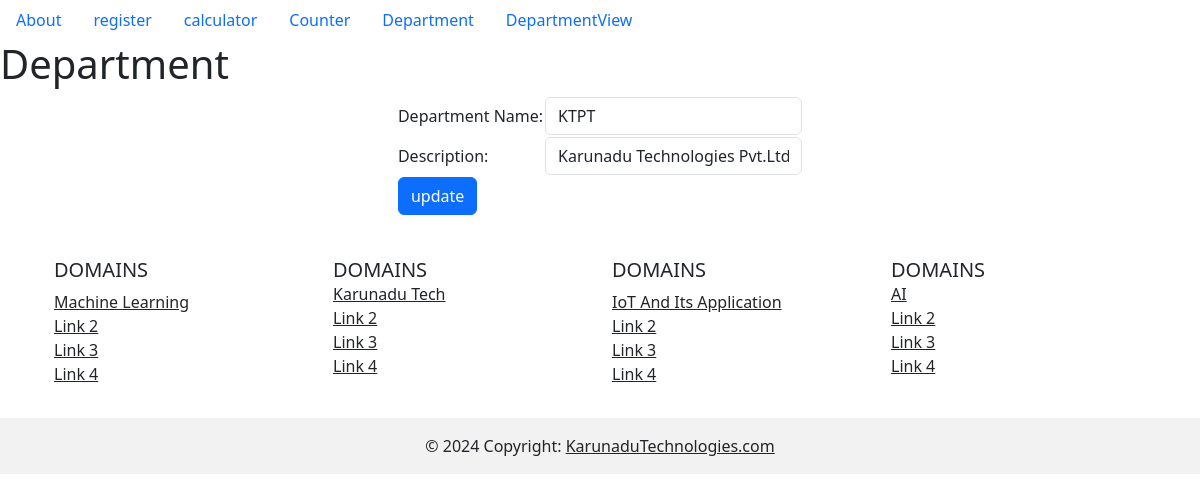
Page /departmentupdate/7 on the committed database.
### basics/models.py (models this page shows)
class StudentDepartment(models.Model):
    DEPT_NAME=models.CharField(max_length=100)
    DEPT_DESC=models.CharField(max_length=1000)

### basics/views.py (the view, shortened to what this page needs)
# urls.py: path("departmentupdate/<id>",departmentupdate,name="departmentupdate"),
def departmentupdate(request,id):
  getdepartments=StudentDepartment.objects.get(id=id)
  return render(request,'departmentupdate.html',context={'getdepartments':getdepartments})

### basics/templates/departmentupdate.html (shortened to what this page needs)
{% extends 'index.html' %}
{% block content %}
  <form method="POST">
  <h1>Department</h1>
  <table align="center">
    <tr>
      <td>
        Department Name:
      </td>
      <td>
        <input type="text" class="form-control" value="{{getdepartments.DEPT_NAME}}"name="textdepartmentname"></input>
      </td>
    </tr>
    <tr>
      <td>
        Description:
      </td>
      <td>
        <input type="text" class="form-control" value="{{getdepartments.DEPT_DESC}}" name="textdepartmentdesc"></input>
      </td>
    </tr>
    <tr>
      <td colspan="2">
        <button type="submit"  class="btn btn-primary" name="submit">update</button>
      </td>
    </tr>
    <tr>
      <td>
      </td>
    </tr>
  </table>
</form>
{% endblock %}

### rows in the picture
StudentDepartment: textdepartmentname "KTPT", textdepartmentdesc "Karunadu Technologies Pvt.Ltd"
